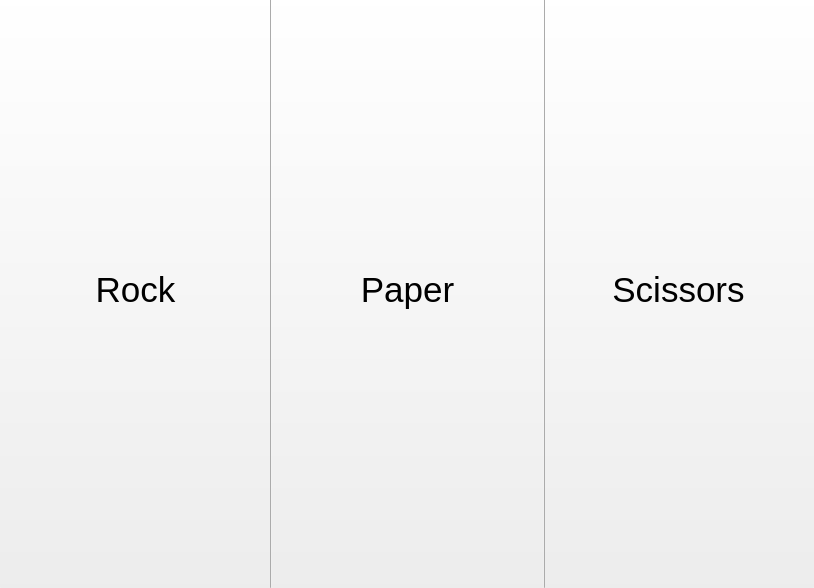
<?xml version="1.0" encoding="UTF-8"?>
<ui version="4.0">
 <class>MainWindow</class>
 <widget class="QMainWindow" name="MainWindow">
  <property name="geometry">
   <rect>
    <x>0</x>
    <y>0</y>
    <width>814</width>
    <height>588</height>
   </rect>
  </property>
  <property name="sizePolicy">
   <sizepolicy hsizetype="Minimum" vsizetype="Minimum">
    <horstretch>0</horstretch>
    <verstretch>0</verstretch>
   </sizepolicy>
  </property>
  <property name="windowTitle">
   <string>Rock, Paper, Scissors!</string>
  </property>
  <widget class="QWidget" name="centralwidget">
   <widget class="QPushButton" name="sciButton">
    <property name="geometry">
     <rect>
      <x>541</x>
      <y>-10</y>
      <width>275</width>
      <height>600</height>
     </rect>
    </property>
    <property name="font">
     <font>
      <pointsize>26</pointsize>
     </font>
    </property>
    <property name="text">
     <string>Scissors</string>
    </property>
   </widget>
   <widget class="QPushButton" name="rockButton">
    <property name="geometry">
     <rect>
      <x>-2</x>
      <y>-10</y>
      <width>275</width>
      <height>600</height>
     </rect>
    </property>
    <property name="font">
     <font>
      <pointsize>26</pointsize>
     </font>
    </property>
    <property name="text">
     <string>Rock</string>
    </property>
   </widget>
   <widget class="QPushButton" name="paperButton">
    <property name="enabled">
     <bool>true</bool>
    </property>
    <property name="geometry">
     <rect>
      <x>270</x>
      <y>-10</y>
      <width>275</width>
      <height>600</height>
     </rect>
    </property>
    <property name="font">
     <font>
      <pointsize>26</pointsize>
     </font>
    </property>
    <property name="text">
     <string>Paper</string>
    </property>
   </widget>
  </widget>
 </widget>
 <resources/>
 <connections/>
</ui>
